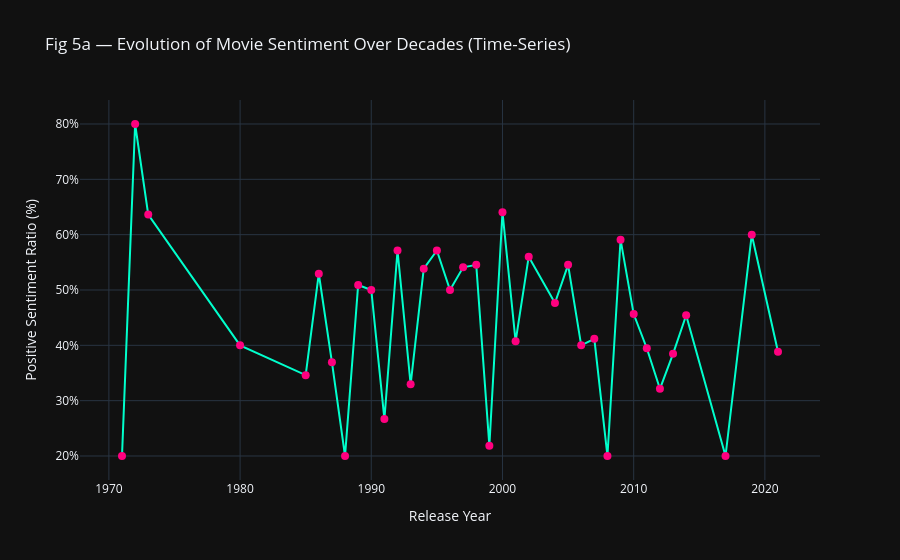

Here is the notebook cell this chart was saved with:
### Markdown cell above
### Longitudinal Sentiment Validation
We now track true sentiment shifting across movie release years natively using BERT labels.

### Code cell
# ── Fig 5a: Longitudinal Sentiment Tracking over Time ─────────────────────────
import plotly.express as px

# Group original raw data by Release Year to get organic sentiment variance over time
time_df = df_raw.groupby('Year').agg(
    Total_Reviews=('Review_Text', 'count'),
    Pos_Reviews=('BERT_Sentiment', lambda x: (x == 'Positive').sum())
).reset_index()

# Calculate pure positive sentiment ratio
time_df['Sentiment_Positivity_Ratio'] = time_df['Pos_Reviews'] / time_df['Total_Reviews']

fig_ts = px.line(time_df, x='Year', y='Sentiment_Positivity_Ratio', 
              markers=True, 
              title='Fig 5a — Evolution of Movie Sentiment Over Decades (Time-Series)',
              labels={'Sentiment_Positivity_Ratio': 'Positive Sentiment Ratio (%)', 'Year': 'Release Year'},
              template='plotly_dark')
fig_ts.update_traces(line_color='#00ffcc', marker=dict(size=8, color='#ff007f'))
fig_ts.update_layout(yaxis_tickformat='.0%')
fig_ts.show()

### Figure 1 — Plotly figure (JSON) as saved in the notebook; plotly's stock layout.template omitted (floating-point values rounded to 4 significant figures)
{"data": [{"hovertemplate": "Release Year=%{x}<br>Positive Sentiment Ratio (%)=%{y}<extra></extra>", "legendgroup": "", "line": {"color": "#00ffcc", "dash": "solid"}, "marker": {"color": "#ff007f", "size": 8, "symbol": "circle"}, "mode": "lines+markers", "name": "", "orientation": "v", "showlegend": false, "type": "scatter", "x": [1971, 1972, 1973, 1980, 1985, 1986, 1987, 1988, 1989, 1990, 1991, 1992, 1993, 1994, 1995, 1996, 1997, 1998, 1999, 2000, 2001, 2002, 2004, 2005, 2006, 2007, 2008, 2009, 2010, 2011, 2012, 2013, 2014, 2017, 2019, 2021], "xaxis": "x", "y": [0.2, 0.8, 0.6364, 0.4, 0.3462, 0.5294, 0.3696, 0.2, 0.509, 0.5, 0.2667, 0.5714, 0.3295, 0.5385, 0.5714, 0.5, 0.541, 0.5455, 0.2188, 0.6406, 0.4072, 0.5602, 0.4765, 0.5455, 0.4, 0.4118, 0.2, 0.5909, 0.4565, 0.3947, 0.3214, 0.3846, 0.4543, 0.2, 0.6, 0.3885], "yaxis": "y"}], "layout": {"legend": {"tracegroupgap": 0}, "title": {"text": "Fig 5a — Evolution of Movie Sentiment Over Decades (Time-Series)"}, "xaxis": {"anchor": "y", "domain": [0, 1], "title": {"text": "Release Year"}}, "yaxis": {"anchor": "x", "domain": [0, 1], "tickformat": ".0%", "title": {"text": "Positive Sentiment Ratio (%)"}}}}
